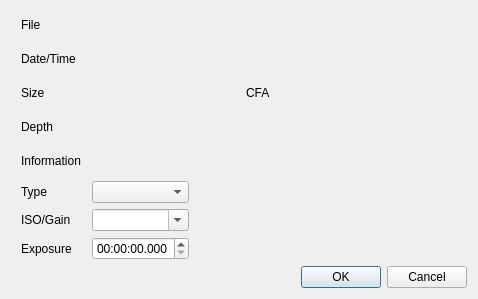
<?xml version="1.0" encoding="UTF-8"?>
<ui version="4.0">
 <class>ImageProperties</class>
 <widget class="QDialog" name="ImageProperties">
  <property name="geometry">
   <rect>
    <x>0</x>
    <y>0</y>
    <width>478</width>
    <height>299</height>
   </rect>
  </property>
  <property name="windowTitle">
   <string>DeepSkyStacker - Image Properties</string>
  </property>
  <layout class="QVBoxLayout" name="verticalLayout">
   <item>
    <layout class="QGridLayout" name="gridLayout">
     <item row="1" column="3" colspan="4">
      <widget class="QLabel" name="dateStamp">
       <property name="text">
        <string/>
       </property>
      </widget>
     </item>
     <item row="2" column="9">
      <spacer name="horizontalSpacer_3">
       <property name="orientation">
        <enum>Qt::Horizontal</enum>
       </property>
       <property name="sizeType">
        <enum>QSizePolicy::Maximum</enum>
       </property>
       <property name="sizeHint" stdset="0">
        <size>
         <width>17</width>
         <height>17</height>
        </size>
       </property>
      </spacer>
     </item>
     <item row="2" column="7">
      <widget class="QLabel" name="imageCFA">
       <property name="text">
        <string/>
       </property>
      </widget>
     </item>
     <item row="0" column="3" colspan="7">
      <widget class="QElidedLabel" name="fileName">
       <property name="minimumSize">
        <size>
         <width>0</width>
         <height>0</height>
        </size>
       </property>
       <property name="frameShape">
        <enum>QFrame::NoFrame</enum>
       </property>
       <property name="frameShadow">
        <enum>QFrame::Plain</enum>
       </property>
      </widget>
     </item>
     <item row="1" column="1">
      <widget class="QLabel" name="tstamp">
       <property name="text">
        <string>Date/Time</string>
       </property>
      </widget>
     </item>
     <item row="7" column="3" colspan="2">
      <widget class="QLabel" name="information">
       <property name="text">
        <string/>
       </property>
      </widget>
     </item>
     <item row="10" column="3">
      <widget class="QTimeEdit" name="timeEdit">
       <property name="currentSection">
        <enum>QDateTimeEdit::HourSection</enum>
       </property>
       <property name="displayFormat">
        <string notr="true">hh:mm:ss.zzz</string>
       </property>
      </widget>
     </item>
     <item row="5" column="1">
      <widget class="QLabel" name="depth">
       <property name="text">
        <string>Depth</string>
       </property>
       <property name="wordWrap">
        <bool>true</bool>
       </property>
      </widget>
     </item>
     <item row="2" column="1">
      <widget class="QLabel" name="size">
       <property name="text">
        <string>Size</string>
       </property>
      </widget>
     </item>
     <item row="2" column="3" colspan="2">
      <widget class="QLabel" name="imageSize">
       <property name="text">
        <string/>
       </property>
      </widget>
     </item>
     <item row="0" column="2">
      <spacer name="horizontalSpacer_2">
       <property name="orientation">
        <enum>Qt::Horizontal</enum>
       </property>
       <property name="sizeType">
        <enum>QSizePolicy::Maximum</enum>
       </property>
       <property name="sizeHint" stdset="0">
        <size>
         <width>5</width>
         <height>17</height>
        </size>
       </property>
      </spacer>
     </item>
     <item row="10" column="1">
      <widget class="QLabel" name="exposure">
       <property name="text">
        <string>Exposure</string>
       </property>
      </widget>
     </item>
     <item row="8" column="3">
      <widget class="QComboBox" name="typeCombo">
       <property name="editable">
        <bool>false</bool>
       </property>
      </widget>
     </item>
     <item row="5" column="3" colspan="2">
      <widget class="QLabel" name="colourDepth">
       <property name="text">
        <string/>
       </property>
      </widget>
     </item>
     <item row="5" column="0">
      <spacer name="horizontalSpacer">
       <property name="orientation">
        <enum>Qt::Horizontal</enum>
       </property>
       <property name="sizeType">
        <enum>QSizePolicy::Maximum</enum>
       </property>
       <property name="sizeHint" stdset="0">
        <size>
         <width>10</width>
         <height>17</height>
        </size>
       </property>
      </spacer>
     </item>
     <item row="7" column="1">
      <widget class="QLabel" name="info">
       <property name="text">
        <string>Information</string>
       </property>
      </widget>
     </item>
     <item row="8" column="1">
      <widget class="QLabel" name="type">
       <property name="text">
        <string>Type</string>
       </property>
      </widget>
     </item>
     <item row="5" column="6">
      <spacer name="horizontalSpacer_4">
       <property name="orientation">
        <enum>Qt::Horizontal</enum>
       </property>
       <property name="sizeType">
        <enum>QSizePolicy::Maximum</enum>
       </property>
       <property name="sizeHint" stdset="0">
        <size>
         <width>10</width>
         <height>13</height>
        </size>
       </property>
      </spacer>
     </item>
     <item row="9" column="3">
      <widget class="QComboBox" name="isoCombo">
       <property name="editable">
        <bool>true</bool>
       </property>
      </widget>
     </item>
     <item row="0" column="1">
      <widget class="QLabel" name="file">
       <property name="text">
        <string>File</string>
       </property>
      </widget>
     </item>
     <item row="9" column="1">
      <widget class="QLabel" name="isogain">
       <property name="text">
        <string>ISO/Gain</string>
       </property>
      </widget>
     </item>
     <item row="2" column="5">
      <widget class="QLabel" name="cfa">
       <property name="text">
        <string>CFA</string>
       </property>
      </widget>
     </item>
    </layout>
   </item>
   <item>
    <layout class="QHBoxLayout" name="horizontalLayout">
     <item>
      <spacer>
       <property name="orientation">
        <enum>Qt::Horizontal</enum>
       </property>
       <property name="sizeHint" stdset="0">
        <size>
         <width>131</width>
         <height>20</height>
        </size>
       </property>
      </spacer>
     </item>
     <item>
      <widget class="QDialogButtonBox" name="buttonBox">
       <property name="standardButtons">
        <set>QDialogButtonBox::Cancel|QDialogButtonBox::Ok</set>
       </property>
      </widget>
     </item>
    </layout>
   </item>
  </layout>
 </widget>
 <customwidgets>
  <customwidget>
   <class>QElidedLabel</class>
   <extends>QFrame</extends>
   <header location="global">QElidedLabel.h</header>
   <container>1</container>
  </customwidget>
 </customwidgets>
 <resources/>
 <connections>
  <connection>
   <sender>buttonBox</sender>
   <signal>accepted()</signal>
   <receiver>ImageProperties</receiver>
   <slot>accept()</slot>
   <hints>
    <hint type="sourcelabel">
     <x>354</x>
     <y>246</y>
    </hint>
    <hint type="destinationlabel">
     <x>238</x>
     <y>149</y>
    </hint>
   </hints>
  </connection>
  <connection>
   <sender>buttonBox</sender>
   <signal>rejected()</signal>
   <receiver>ImageProperties</receiver>
   <slot>reject()</slot>
   <hints>
    <hint type="sourcelabel">
     <x>354</x>
     <y>246</y>
    </hint>
    <hint type="destinationlabel">
     <x>238</x>
     <y>149</y>
    </hint>
   </hints>
  </connection>
 </connections>
</ui>
